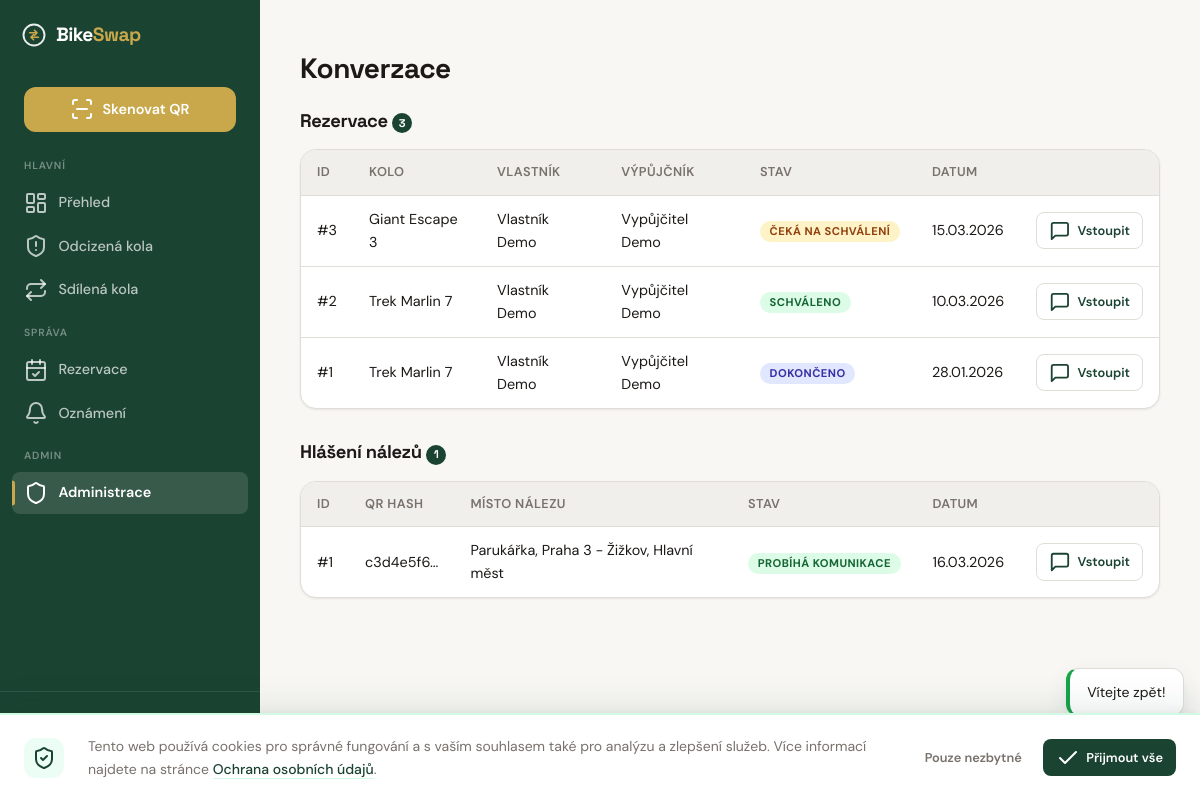
The page /admin/conversations (signed in) on the database its author committed.
### tables this page shows
CREATE TABLE IF NOT EXISTS `reservations` (
    `id`                 INT UNSIGNED    NOT NULL AUTO_INCREMENT,
    `bike_id`            INT UNSIGNED    NOT NULL,
    `borrower_id`        INT UNSIGNED    NOT NULL,
    `owner_id`           INT UNSIGNED    NOT NULL,
    `conversation_token` VARCHAR(64)     NOT NULL,
    `date_from`          DATE            NOT NULL,
    `date_to`            DATE            NOT NULL,
    `message`            TEXT            NULL DEFAULT NULL,
    `status`             ENUM('pending','approved','rejected','active','completed','cancelled','not_returned','disputed') NOT NULL DEFAULT 'pending',
    `not_returned_reason`  TEXT          NULL DEFAULT NULL,
    `dispute_reason`       TEXT          NULL DEFAULT NULL,
    `admin_resolution`     ENUM('borrower_guilty','owner_guilty') NULL DEFAULT NULL,
    `admin_resolved_by`    INT UNSIGNED  NULL DEFAULT NULL,
    `admin_resolved_at`    DATETIME      NULL DEFAULT NULL,
    `created_at`         DATETIME        NOT NULL DEFAULT CURRENT_TIMESTAMP,
    `updated_at`         DATETIME        NOT NULL DEFAULT CURRENT_TIMESTAMP ON UPDATE CURRENT_TIMESTAMP,

    PRIMARY KEY (`id`),
    UNIQUE KEY `uq_reservations_token` (`conversation_token`),
    KEY `idx_reservations_bike_dates` (`bike_id`, `date_from`, `date_to`, `status`),
    KEY `idx_reservations_borrower` (`borrower_id`, `status`),
    KEY `idx_reservations_owner` (`owner_id`, `status`),
    CONSTRAINT `fk_reservations_bike` FOREIGN KEY (`bike_id`) REFERENCES `bikes` (`id`) ON DELETE CASCADE,
    CONSTRAINT `fk_reservations_borrower` FOREIGN KEY (`borrower_id`) REFERENCES `users` (`id`) ON DELETE CASCADE,
    CONSTRAINT `fk_reservations_owner` FOREIGN KEY (`owner_id`) REFERENCES `users` (`id`) ON DELETE CASCADE,
    CONSTRAINT `fk_reservations_admin` FOREIGN KEY (`admin_resolved_by`) REFERENCES `users` (`id`) ON DELETE SET NULL
);

CREATE TABLE IF NOT EXISTS `bikes` (
    `id`                   INT UNSIGNED    NOT NULL AUTO_INCREMENT,
    `owner_id`             INT UNSIGNED    NOT NULL,
    `qr_hash`              VARCHAR(64)     NOT NULL,
    `brand`                VARCHAR(100)    NOT NULL,
    `model`                VARCHAR(100)    NULL DEFAULT NULL,
    `color`                VARCHAR(50)     NOT NULL,
    `frame_number`         VARCHAR(100)    NULL DEFAULT NULL,
    `year_of_manufacture`  SMALLINT UNSIGNED NULL DEFAULT NULL,
    `description`          TEXT            NULL DEFAULT NULL,
    `status`               ENUM('active', 'stolen', 'found', 'recovered') NOT NULL DEFAULT 'active',
    `is_shared`            TINYINT(1)      NOT NULL DEFAULT 0,
    `auto_accept`          TINYINT(1)      NOT NULL DEFAULT 0,
    `availability_days`    VARCHAR(20)     DEFAULT NULL,
    `created_at`           DATETIME        NOT NULL DEFAULT CURRENT_TIMESTAMP,
    `updated_at`           DATETIME        NOT NULL DEFAULT CURRENT_TIMESTAMP ON UPDATE CURRENT_TIMESTAMP,

    PRIMARY KEY (`id`),
    UNIQUE KEY `uq_bikes_qr_hash` (`qr_hash`),
    KEY `idx_bikes_owner` (`owner_id`),
    KEY `idx_bikes_status` (`status`),
    KEY `idx_bikes_shared` (`is_shared`),
    CONSTRAINT `fk_bikes_owner` FOREIGN KEY (`owner_id`) REFERENCES `users` (`id`) ON DELETE CASCADE
);

CREATE TABLE IF NOT EXISTS `users` (
    `id`                 INT UNSIGNED    NOT NULL AUTO_INCREMENT,
    `email`              VARCHAR(255)    NOT NULL,
    `password_hash`      VARCHAR(255)    NOT NULL,
    `role`               ENUM('user', 'police', 'admin') NOT NULL DEFAULT 'user',
    `first_name`         VARCHAR(50)     NOT NULL,
    `surname`            VARCHAR(50)     NOT NULL DEFAULT '',
    `phone`              VARCHAR(20)     NULL DEFAULT NULL,
    `address`            VARCHAR(255)    NULL DEFAULT NULL,
    `is_verified`        TINYINT(1)      NOT NULL DEFAULT 0,
    `verification_token` VARCHAR(64)     NULL DEFAULT NULL,
    `password_reset_token`   VARCHAR(64) NULL DEFAULT NULL,
    `password_reset_expires` DATETIME    NULL DEFAULT NULL,
    `totp_secret`        VARCHAR(255)    NULL DEFAULT NULL,
    `totp_enabled`       TINYINT(1)      NOT NULL DEFAULT 0,
    `karma_score`        INT             NOT NULL DEFAULT 0,
    `is_banned`          TINYINT(1)      NOT NULL DEFAULT 0,
    `created_at`         DATETIME        NOT NULL DEFAULT CURRENT_TIMESTAMP,
    `updated_at`         DATETIME        NOT NULL DEFAULT CURRENT_TIMESTAMP ON UPDATE CURRENT_TIMESTAMP,
    `last_login_at`      DATETIME        NULL DEFAULT NULL,

    PRIMARY KEY (`id`),
    UNIQUE KEY `uq_users_email` (`email`),
    KEY `idx_users_role` (`role`)
);

CREATE TABLE IF NOT EXISTS `found_reports` (
    `id`                  INT UNSIGNED    NOT NULL AUTO_INCREMENT,
    `bike_id`             INT UNSIGNED    NULL DEFAULT NULL,
    `qr_hash_scanned`     VARCHAR(64)     NULL DEFAULT NULL,
    `reported_by`         INT UNSIGNED    NULL DEFAULT NULL,
    `reporter_email`      VARCHAR(255)    NULL DEFAULT NULL,
    `reporter_phone`      VARCHAR(20)     NULL DEFAULT NULL,
    `reporter_ip`         VARCHAR(45)     NULL DEFAULT NULL,
    `conversation_token`  VARCHAR(64)     NOT NULL,
    `found_date`          DATE            NULL DEFAULT NULL,
    `found_location_text` VARCHAR(255)    NULL DEFAULT NULL,
    `found_location_lat`  DECIMAL(10, 7)  NULL DEFAULT NULL,
    `found_location_lng`  DECIMAL(10, 7)  NULL DEFAULT NULL,
    `description`         TEXT            NULL DEFAULT NULL,
    `status`              ENUM('pending', 'verified', 'contacted', 'resolved', 'closed') NOT NULL DEFAULT 'pending',
    `verified_by`         INT UNSIGNED    NULL DEFAULT NULL,
    `verified_at`         DATETIME        NULL DEFAULT NULL,
    `created_at`          DATETIME        NOT NULL DEFAULT CURRENT_TIMESTAMP,

    PRIMARY KEY (`id`),
    UNIQUE KEY `uq_found_token` (`conversation_token`),
    KEY `idx_found_bike` (`bike_id`),
    KEY `idx_found_status` (`status`),
    KEY `idx_found_qr` (`qr_hash_scanned`),
    CONSTRAINT `fk_found_bike` FOREIGN KEY (`bike_id`) REFERENCES `bikes` (`id`) ON DELETE SET NULL,
    CONSTRAINT `fk_found_reporter` FOREIGN KEY (`reported_by`) REFERENCES `users` (`id`) ON DELETE SET NULL,
    CONSTRAINT `fk_found_verifier` FOREIGN KEY (`verified_by`) REFERENCES `users` (`id`) ON DELETE SET NULL
);

### templates/admin/conversations.php (the view, shortened to what the rows shown need)
<div class="page-header">
  <h1>Konverzace</h1>
</div>
<h2 class="section-title">
  Rezervace
  <span class="badge-count"><?= count($reservations) ?></span>
</h2>
<?php if (empty($reservations)): ?>
  <div class="card mb-xl">
    <div class="card-body">
      <p class="text-muted text-center">Žádné rezervace.</p>
    </div>
  </div>
<?php else: ?>
  <div class="card mb-xl">
    <div class="table-responsive">
      <table class="admin-table">
        <thead>
          <tr>
            <th>ID</th>
            <th>Kolo</th>
            <th>Vlastník</th>
            <th>Výpůjčník</th>
            <th>Stav</th>
            <th>Datum</th>
            <th></th>
          </tr>
        </thead>
        <tbody>
          <?php foreach ($reservations as $res): ?>
            <tr>
              <td>#<?= $res->getId() ?></td>
              <td><?= $res->getBike() ? e($res->getBike()->getFullName()) : '—' ?></td>
              <td><?= $res->getOwner() ? e($res->getOwner()->getName()) : '—' ?></td>
              <td><?= $res->getBorrower() ? e($res->getBorrower()->getName()) : '—' ?></td>
              <td><span class="status-badge status-<?= e($res->getStatus()) ?>"><?= e($res->getStatusLabel()) ?></span></td>
              <td><?= date('d.m.Y', strtotime($res->getCreatedAt())) ?></td>
              <td>
                <a href="/admin/conversation/reservation/<?= $res->getId() ?>" class="btn btn-sm btn-secondary">
                  <i data-lucide="message-square"></i> Vstoupit
                </a>
              </td>
            </tr>
          <?php endforeach; ?>
        </tbody>
      </table>
    </div>
  </div>
<?php endif; ?>
<h2 class="section-title">
  Hlášení nálezů
  <span class="badge-count"><?= count($foundReports) ?></span>
</h2>
<?php if (empty($foundReports)): ?>
  <div class="card">
    <div class="card-body">
      <p class="text-muted text-center">Žádná hlášení nálezů.</p>
    </div>
  </div>
<?php else: ?>
  <div class="card">
    <div class="table-responsive">
      <table class="admin-table">
        <thead>
          <tr>
            <th>ID</th>
            <th>QR hash</th>
            <th>Místo nálezu</th>
            <th>Stav</th>
            <th>Datum</th>
            <th></th>
          </tr>
        </thead>
        <tbody>
          <?php foreach ($foundReports as $report): ?>
            <tr>
              <td>#<?= $report->getId() ?></td>
              <td><?= $report->getQrHashScanned() ? e(substr($report->getQrHashScanned(), 0, 8)) . '...' : '—' ?></td>
              <td><?= $report->getFoundLocationText() ? e(mb_substr($report->getFoundLocationText(), 0, 40)) : '—' ?></td>
              <td><span class="status-badge <?= e($report->getStatusClass()) ?>"><?= e($report->getStatusLabel()) ?></span></td>
              <td><?= date('d.m.Y', strtotime($report->getCreatedAt())) ?></td>
              <td>
                <a href="/admin/conversation/found/<?= $report->getId() ?>" class="btn btn-sm btn-secondary">
                  <i data-lucide="message-square"></i> Vstoupit
                </a>
              </td>
            </tr>
          <?php endforeach; ?>
        </tbody>
      </table>
    </div>
  </div>
<?php endif; ?>

### rows shown on the page
reservations: id "3", bike.model "Giant Escape 3", owner.surname "Vlastník Demo", borrower.surname "Vypůjčitel Demo", status "ČEKÁ NA SCHVÁLENÍ", created_at "15.03.2026"
reservations: id "2", bike.model "Trek Marlin 7", owner.surname "Vlastník Demo", borrower.surname "Vypůjčitel Demo", status "SCHVÁLENO", created_at "10.03.2026"
reservations: id "1", bike.model "Trek Marlin 7", owner.surname "Vlastník Demo", borrower.surname "Vypůjčitel Demo", status "DOKONČENO", created_at "28.01.2026"
found_reports: id "1", qr_hash_scanned "c3d4e5f6", found_location_text "Parukářka, Praha 3 - Žižkov, Hlavní měst", status "PROBÍHÁ KOMUNIKACE", created_at "16.03.2026"

### other values the page prints
count($reservations) "3"
count($foundReports) "1"
